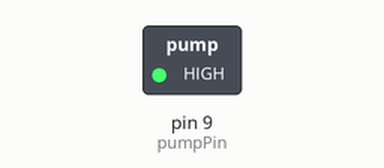
A sketch run on a simulated Arduino Uno, built with avr-gcc and run on an emulated ATmega328P. Shown: switched loads named in the sketch (green lamp = pin HIGH).

Above: at 2.5 s.
At 7.5 s:
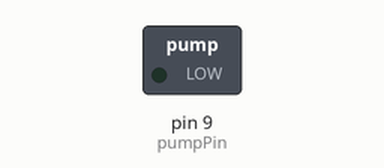
Timing chart, 0 to 13.0 s (numbered marks = the images above):
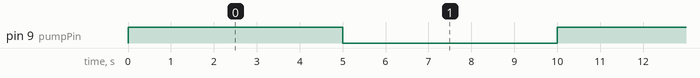

Measured:
- by itself, pin 9 (pumpPin): alternates HIGH for 5.0 s and LOW for 5.0 s

The sketch:

pumpandfan.ino
```cpp
const int pumpPin = 9;
unsigned long startTime = 0;
bool pumpRunning = false;

void setup() {
  pinMode(pumpPin, OUTPUT);
}

void loop() {
  if (!pumpRunning) {
    turnOnPump();
    startTime = millis();
    pumpRunning = true;
  } else {
    unsigned long currentTime = millis();
    if (currentTime - startTime >= 5000) {
      turnOffPump();
      pumpRunning = false;
      delay(5000); // Delay before starting the pump again
    }
  }
}

void turnOnPump() {
  digitalWrite(pumpPin, HIGH); // Turn on the pump
}

void turnOffPump() {
  digitalWrite(pumpPin, LOW); // Turn off the pump
}
```
